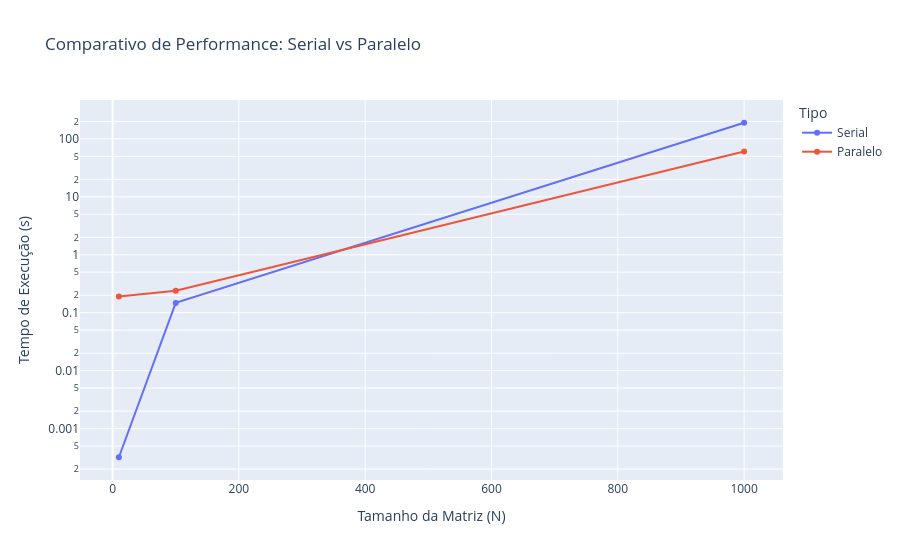

Write notebook code for a chart like this one.
### Code cell
fig.show()

### Figure 1 — Plotly figure (JSON) as saved in the notebook; plotly's stock layout.template omitted (floating-point values rounded to 4 significant figures)
{"data": [{"hovertemplate": "Tipo=Serial<br>Tamanho da Matriz (N)=%{x}<br>Tempo de Execução (s)=%{y}<extra></extra>", "legendgroup": "Serial", "line": {"color": "#636efa", "dash": "solid"}, "marker": {"symbol": "circle"}, "mode": "lines+markers", "name": "Serial", "orientation": "v", "showlegend": true, "type": "scatter", "x": [10, 100, 1000], "xaxis": "x", "y": [0.00032, 0.1477, 190.2], "yaxis": "y"}, {"hovertemplate": "Tipo=Paralelo<br>Tamanho da Matriz (N)=%{x}<br>Tempo de Execução (s)=%{y}<extra></extra>", "legendgroup": "Paralelo", "line": {"color": "#EF553B", "dash": "solid"}, "marker": {"symbol": "circle"}, "mode": "lines+markers", "name": "Paralelo", "orientation": "v", "showlegend": true, "type": "scatter", "x": [10, 100, 1000], "xaxis": "x", "y": [0.19, 0.24, 60.53], "yaxis": "y"}], "layout": {"legend": {"title": {"text": "Tipo"}, "tracegroupgap": 0}, "title": {"text": "Comparativo de Performance: Serial vs Paralelo"}, "xaxis": {"anchor": "y", "domain": [0, 1], "title": {"text": "Tamanho da Matriz (N)"}}, "yaxis": {"anchor": "x", "domain": [0, 1], "title": {"text": "Tempo de Execução (s)"}, "type": "log"}}}
